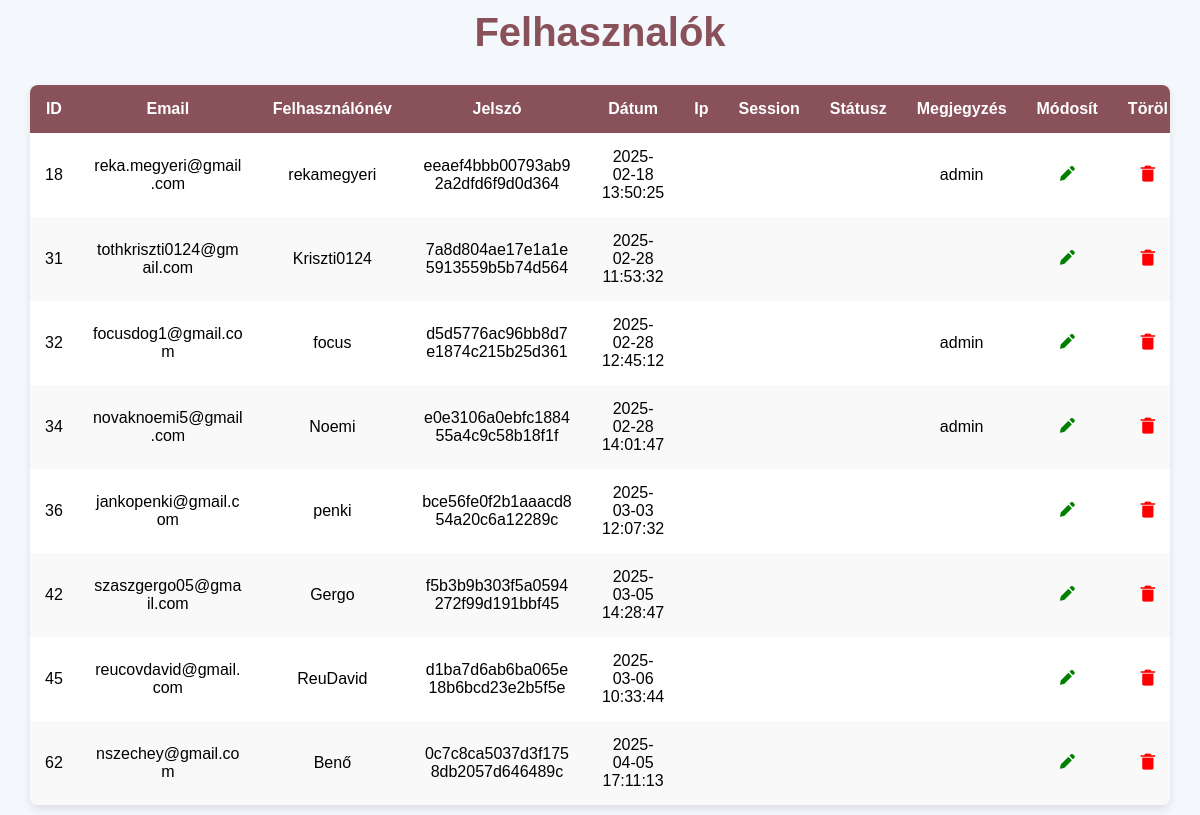
Before: /kezelopult/userstable.php with the older database file.
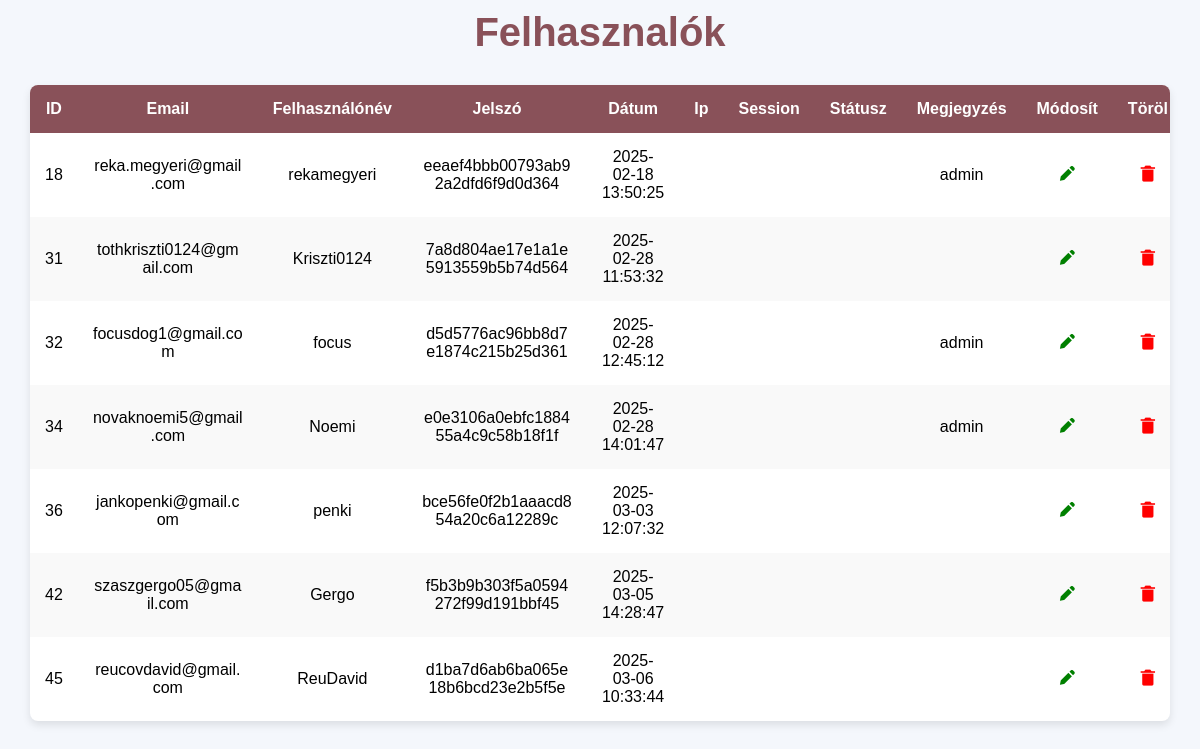
After: the same page with the newer database file.
### tables this page shows
CREATE TABLE `user` (
  `u_id` int(11) NOT NULL,
  `u_email` varchar(250) NOT NULL,
  `u_nick` varchar(100) NOT NULL,
  `u_pwd` varchar(64) NOT NULL,
  `u_datum` datetime NOT NULL,
  `u_profkep_nev` varchar(50) NOT NULL,
  `u_profkep_eredetinev` varchar(250) NOT NULL,
  `u_ip` varchar(50) NOT NULL,
  `u_session` varchar(8) NOT NULL,
  `u_status` varchar(2) NOT NULL,
  `u_comment` text NOT NULL
);

### kezelopult/userstable.php (the view, shortened to what the changed rows need)
<?php
        include("kapcsolat.php");
        $muvelet = $_REQUEST['muvelet'] ?? 'lista';
        $szerkesztendo_user = null;
        $lista_adatok = [];
        $aktualis_oldal_url = '?p=admin';
        if ($muvelet !== 'szerkesztes') {
            $muvelet = 'lista';
            $eredmeny = $adb->query("SELECT * FROM user ORDER BY u_id ASC");
            if ($eredmeny) {
                while ($sor = $eredmeny->fetch_assoc()) {
                    $lista_adatok[] = $sor;
                }
            }
        }
?>
<!DOCTYPE html>
<html lang="hu">
<head>
     <link href='https://unpkg.com/boxicons@2.1.4/css/boxicons.min.css' rel='stylesheet'>
</head>
<body>
     <div class="container">
          <div class="header">
                <h1>
                    <?= ($muvelet === 'szerkesztes') ? 'Felhasználó Módosítása' : 'Felhasznalók'; ?>
                </h1>
          </div>
          <?php if ($muvelet === 'szerkesztes' && $szerkesztendo_user): ?>
              <form action="<?php echo $aktualis_oldal_url; ?>" method="POST">
                    <input type="hidden" name="muvelet" value="mentes">
                    <input type="hidden" name="uid" value="<?= htmlspecialchars($szerkesztendo_user['u_id']) ?>">
                    <div>
                        <label for="email">Email:</label>
                        <input type="email" id="email" name="uemail" value="<?= htmlspecialchars($szerkesztendo_user['u_email']) ?>">
                    </div>
                    <div>
                        <label for="nev">Felhasználónév:</label>
                        <input type="text" id="nev" name="unick" value="<?= htmlspecialchars($szerkesztendo_user['u_nick']) ?>">
                    </div>
                    <div>
                        <label for="jelszo">Jelszó:</label>
                        <input type="text" id="jelszo" name="upwd" value="<?= htmlspecialchars($szerkesztendo_user['u_pwd']) ?>">
                    </div>
                    <div>
                        <label for="datum">Dátum:</label>
                        <input type="date" id="datum" name="udatum" value="<?= htmlspecialchars($szerkesztendo_user['u_datum']) ?>">
                    </div>
                    <div>
                        <label for="ip">Ip:</label>
                        <input type="text" id="ip" name="uip" value="<?= htmlspecialchars($szerkesztendo_user['u_ip']) ?>">
                    </div>
                    <div>
                        <label for="sess">Session:</label>
                        <input type="text" id="sess" name="usess" value="<?= htmlspecialchars($szerkesztendo_user['u_session']) ?>">
                    </div>
                    <div>
                        <label for="stat">Státusz:</label>
                        <input type="text" id="stat" name="ustatusz" value="<?= htmlspecialchars($szerkesztendo_user['u_status']) ?>">
                    </div>
                    <div>
                        <label for="comm">Megjegyzés:</label>
                        <input type="text" id="comm" name="ukomment" value="<?= htmlspecialchars($szerkesztendo_user['u_comment']) ?>">
                    </div>
                    <div>
                        <button type="submit" class="mentesbtn">Mentés</button>
                    </div>
            </form>
            <a href="<?= $aktualis_oldal_url ?>" class="back-link">Mégse</a>
           <?php elseif ($muvelet === 'lista'): ?>
                <main class="table">
                    <section class="table-body">
                        <table>
                            <thead>
                                <tr>
                                    <th>ID</th>
                                    <th>Email</th>
                                    <th>Felhasználónév</th>
                                    <th>Jelszó</th>
                                    <th>Dátum</th>
                                    <th>Ip</th>
                                    <th>Session</th>
                                    <th>Státusz</th>
                                    <th>Megjegyzés</th>
                                    <th>Módosít</th>
                                    <th>Töröl</th>
                                </tr>
                            </thead>
                            <tbody>
                                <?php if (!empty($lista_adatok)): ?>
                                    <?php foreach ($lista_adatok as $user): ?>
                                        <tr>
                                            <td><?= htmlspecialchars($user['u_id']) ?></td>
                                            <td><?= htmlspecialchars($user['u_email']) ?></td>
                                            <td><?= htmlspecialchars($user['u_nick']) ?></td>
                                            <td><?= htmlspecialchars($user['u_pwd']) ?></td>
                                            <td><?= htmlspecialchars($user['u_datum']) ?></td>
                                            <td><?= htmlspecialchars($user['u_ip']) ?></td>
                                            <td><?= htmlspecialchars($user['u_session']) ?></td>
                                            <td><?= htmlspecialchars($user['u_status']) ?></td>
                                            <td><?= htmlspecialchars($user['u_comment']) ?></td>
                                            <td>
                                                <a href="<?= $aktualis_oldal_url ?>&muvelet=szerkesztes&id=<?= $user['u_id'] ?>">
                                                    <i class='bx bxs-pencil' style='color: green;'></i>
                                                </a>
                                            </td>
                                            <td>
                                                <a href="<?= $aktualis_oldal_url ?>&muvelet=torles&id=<?= $user['u_id'] ?>"
                                                   onclick="return confirm('Biztosan törölni szeretnéd: <?= addslashes($user['u_nick']) ?>?')">
                                                    <i class='bx bxs-trash-alt' style='color: red;'></i>
                                                </a>
                                            </td>
                                        </tr>
                                    <?php endforeach; ?>
                                <?php else: ?>
                                    <tr><td colspan="6">Nincs elérhető felhasználó.</td></tr>
                                <?php endif; ?>
                            </tbody>
                        </table>
                        <?php endif; ?>
                    </section>
                </main>
        </div>
</body>
</html>

Changed rows visible on the page:
removed user: u_id "62", u_email "nszechey@gmail.com", u_nick "Benő", u_pwd "0c7c8ca5037d3f1758db2057d646489c", u_datum "2025-04-05 17:11:13"
